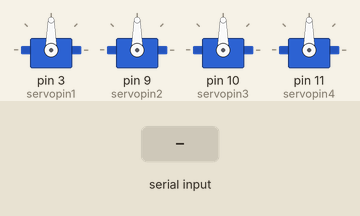
Recording of a sketch running on a simulated Arduino Uno, built with avr-gcc and run on an emulated ATmega328P. On the bench: 4 × servo. The inputs (shaded band) are chosen by the test bench. What the sketch prints to the serial monitor is not drawn.

Above: at 1.2 s.
1.3 s: "2" received over Serial
At 2.4 s:
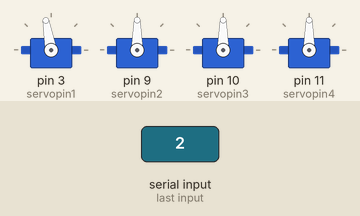
2.8 s: "4" received over Serial
At 3.5 s:
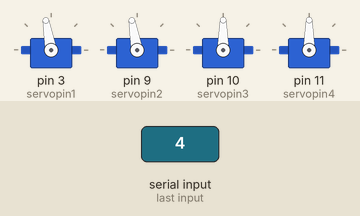
4.3 s: "1" received over Serial
At 4.6 s:
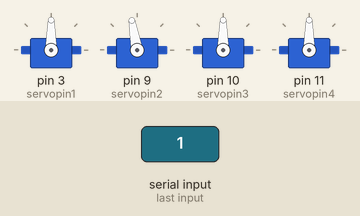
5.8 s: "6" received over Serial
At 6.9 s:
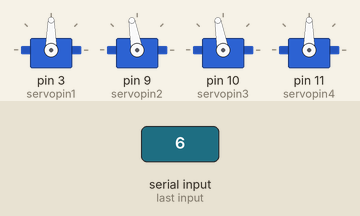
7.3 s: "3" received over Serial
At 8.1 s:
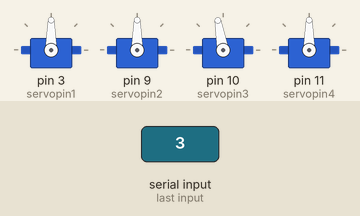
8.8 s: "8" received over Serial
At 9.3 s:
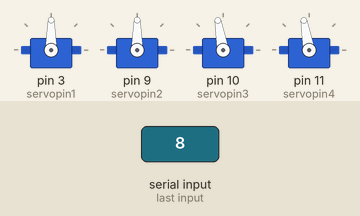
Timing chart, 0 to 11.3 s (numbered marks = the images above; inputs shaded):
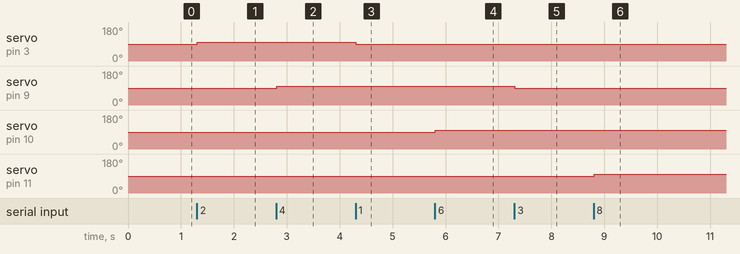

The sketch:

servo.ino
```cpp
#include <Servo.h>
int servopin1=3;
Servo belbow;

int servopin2=9;
Servo bwrist;

int servopin3=10;
Servo selbow;

int servopin4=11;
Servo swrist;

int i=90;
int j=90;
int k=90;
int l=90;
char val;

void setup() {
  // put your setup code here, to run once:
  Serial.begin(9600);
  belbow.attach(servopin1);
  bwrist.attach(servopin2);
  selbow.attach(servopin3);
  swrist.attach(servopin4);

}

void loop() {
  // put your main code here, to run repeatedly:
  val=Serial.read();
  Serial.println(val);

  belbow.write(i);
  bwrist.write(j);
  selbow.write(k);
  swrist.write(l);


  if(val=='2' & i<180){
    i=i+10;
  }
  else if(val=='1' & i>0){
    i=i-10;
  }
  else if(val=='3' & j>0){
    j=j-10;
  }
  else if(val=='4' & j<180){
    j=j+10;
  }
    else if(val=='5' & k>0){
    k=k-10;
  }
  else if(val=='6' & k<180){
    k=k+10;
  }
    else if(val=='7' & l>0){
    l=l-10;
  }
  else if(val=='8' & l<180){
    l=l+10;
  }

  delay(00);
}
```

Measured:
- after the input at 1.3 s, servo on pin 3 (servopin1): 90° → 100° at once
- after the input at 2.8 s, servo on pin 9 (servopin2): 90° → 100° at once
- after the input at 4.3 s, servo on pin 3 (servopin1): 100° → 90° at once
- after the input at 5.8 s, servo on pin 10 (servopin3): 90° → 100° at once
- after the input at 7.3 s, servo on pin 9 (servopin2): 100° → 90° at once
- after the input at 8.8 s, servo on pin 11 (servopin4): 90° → 100° at once
